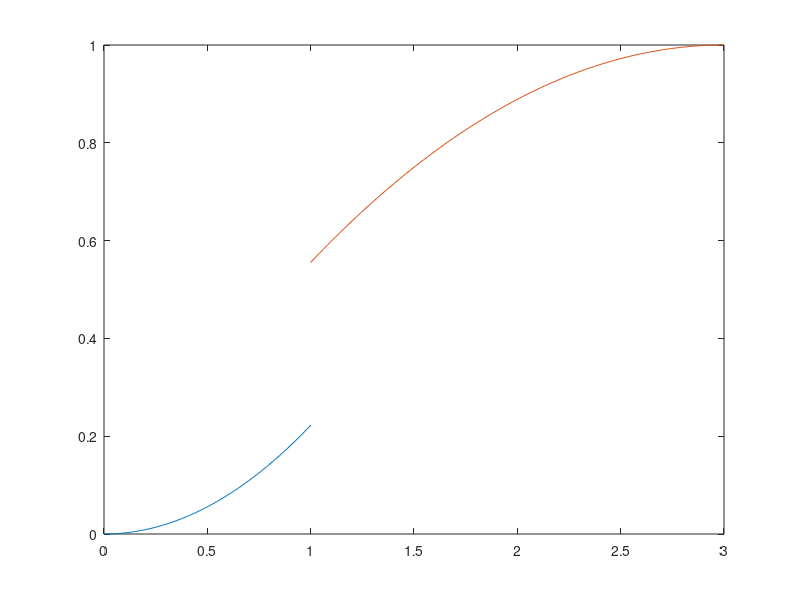

The MATLAB source for this figure: (Note: this script raises an error after producing the figure.)
e = 8.8542*10^-12;
x1 = linspace(0,1,100);
x2 = linspace(1,3,100);

Vx1 = (x1.^2)/(2*e);
Vx2 = (1.5/e)*x2 - x2.^2/(4*e);
vj = Vx2(100);

plot(x1,Vx1./vj)
hold on
plot(x2,Vx2./vj)

xline(0,'g')
xline(1,'g')
xline(3,'g')
hold off
xlim([-0.5, 3.5])

xlabel('x`/wp')
ylabel('V(x`)/vj')